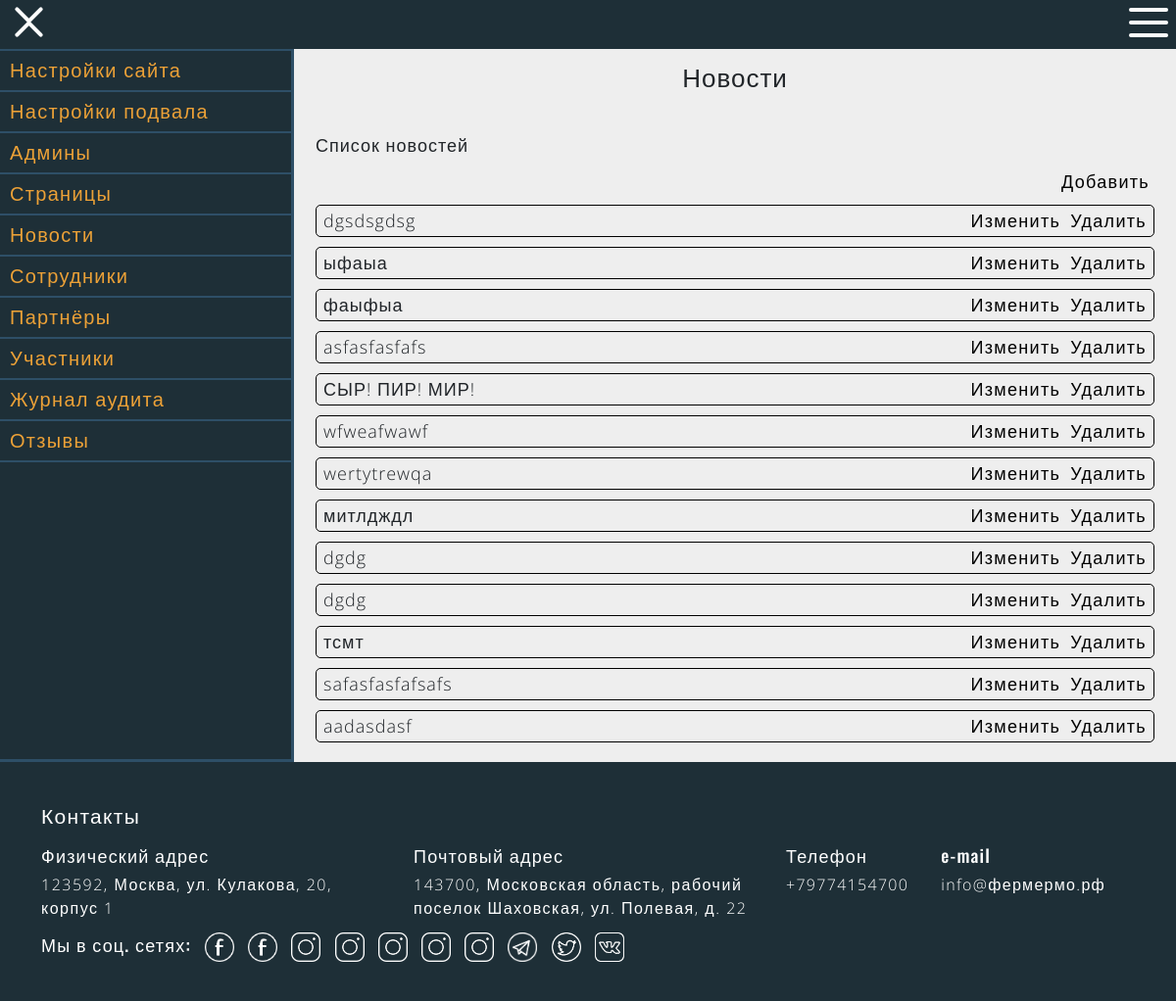
Before: /admin-list-news (signed in) with the older database file.
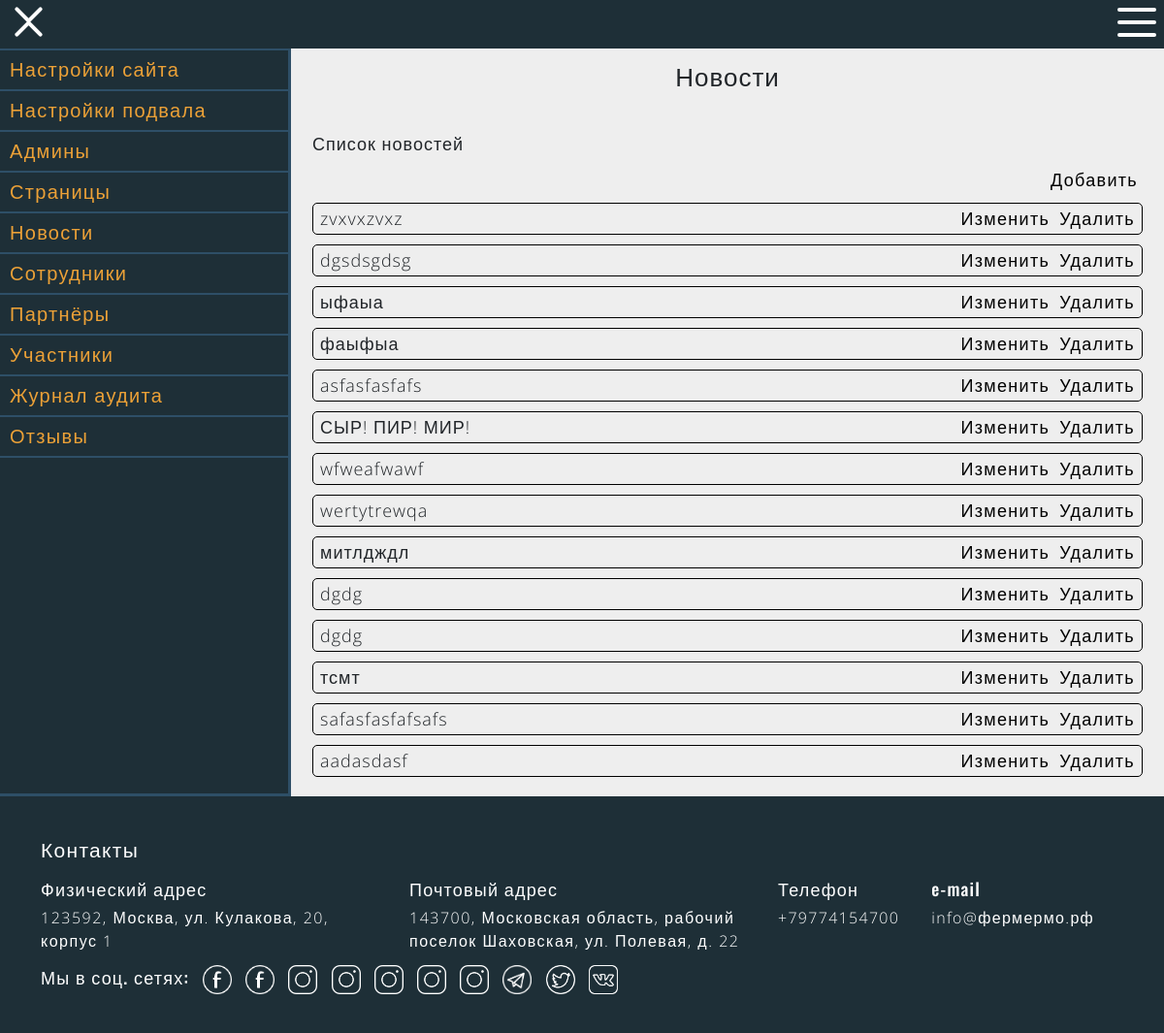
After: the same page with the newer database file.
### data/newspage.py (models this page shows, shortened)
class Newspage(SqlAlchemyBase, SerializerMixin):
    __tablename__ = 'newspage'
    id = sqlalchemy.Column(sqlalchemy.Integer, primary_key=True, autoincrement=True)
    heading = sqlalchemy.Column(sqlalchemy.String, nullable=True)
    text = sqlalchemy.Column(sqlalchemy.String, nullable=True)
    link = sqlalchemy.Column(sqlalchemy.String, nullable=True)
    image = sqlalchemy.Column(sqlalchemy.String, nullable=True)
    tags = sqlalchemy.Column(sqlalchemy.String, nullable=True)
    created_date = sqlalchemy.Column(sqlalchemy.DateTime, default=datetime.now())
    author_id = sqlalchemy.Column(sqlalchemy.Integer, sqlalchemy.ForeignKey("user.id"))
    author = orm.relation('User')

### run.py (the view)
@application.route("/admin-list-news")
@login_required
def admin_list_news():
    if current_user.status > 0:
        clear_old_files(current_user.email, get_path())
        newslist = get_newspage_list()
        return get_render_template('list/admin-list-news.html', title='Новости', newslist=newslist)
    return you_dont_have_permission()

### data/Inner/NewspageInnerAPI.py (called while the page is built)
def get_newspage_list():
    session = db_session.create_session()
    newspages, news_list = session.query(Newspage).order_by(Newspage.created_date)[::-1], []
    for item in newspages:
        news_dict = item.to_dict(only=('id', 'heading', 'text', 'link', 'image', 'tags', 'created_date'))
        news_dict["mini_text"] = mini_text(item.text)
        news_dict["text_render"] = text_transform(item.text, item.image.split("//"), path)
        news_list.append(news_dict)
    session.close()
    return news_list

### data/db_session.py (called while the page is built)
def create_session() -> Session:
    global __factory
    return __factory()

### main.py (called while the page is built)
def mini_text(text):  # Я не знаю, как это работает, это умный писал человек
    res = ""
    for elem in text.split("<"):
        if ">" in elem:
            res += " " + elem[elem.find(">")+1:].strip()
        else:
            res += " " + elem.strip()
    tmp = ""
    for word in res.split():
        if len(word) > 20:
            word = word[:17] + "..."
        if len((tmp + " " + word).strip()) > 100:
            break
        tmp += " " + word
    return tmp.strip()

### run.py (called while the page is built)
def get_render_template(template, **kwargs):
    return render_template(template, special_params=get_special_params(), **kwargs)

### templates/list/admin-list-news.html
{% extends "admin-panel.html" %}
{% block adminblock %}
<p class="settings-title">{{title}}</p>
<div class="settings">
    <p>Список новостей</p>
    <div class="settings-add">
        <a class="settings-element-add" href="/admin-create-news">Добавить</a>
    </div>
    {% for news in newslist %}
    <div class="settings-element">
        <p class="settings-element-title">{{news['heading']}}</p>
        <a class="settings-element-edit" href="/admin-edit-news/{{news['id']}}">Изменить</a>
        <a class="settings-element-delete" href="/admin-delete-news/{{news['id']}}">Удалить</a>
    </div>
    {% endfor %}
</div>
{% endblock %}

Changed rows visible on the page:
added Newspage: heading "zvxvxzvxz"
